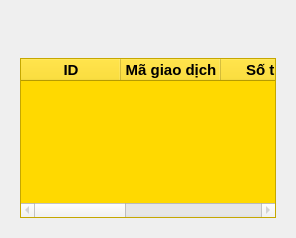
               <widget class="QWidget" name="paymentsPage">
                <layout class="QVBoxLayout" name="verticalLayout_21">
                 <item>
                  <widget class="QWidget" name="paymentContent" native="true">
                   <property name="styleSheet">
                    <string notr="true">border: 1px solid rgba(0, 0, 255, 100);
QLineEdit
{
	background-color: #fff;
	border-radius: 20px;
	border: 1px solid rgba(0, 0, 0, 100);
	padding: 10px;
	padding-left: 17px;
	color: #rgb(0,255,255);
}
QPushButton
{
	border-radius: 20px;
	border: 1px solid rgba(0, 0, 0, 100);
	font: 14pt &quot;Terminal&quot;;
}
QPushButton:hover
{
	background-color: rgb(244, 244, 244);
}</string>
                   </property>
                   <layout class="QVBoxLayout" name="verticalLayout_17" stretch="1,5">
                    <item>
                     <widget class="QWidget" name="paymentBtns" native="true">
                      <property name="font">
                       <font>
                        <pointsize>11</pointsize>
                       </font>
                      </property>
                      <property name="styleSheet">
                       <string notr="true"/>
                      </property>
                      <widget class="QPushButton" name="delPaymentBtn">
                       <property name="geometry">
                        <rect>
                         <x>660</x>
                         <y>20</y>
                         <width>151</width>
                         <height>41</height>
                        </rect>
                       </property>
                       <property name="font">
                        <font>
                         <pointsize>11</pointsize>
                        </font>
                       </property>
                       <property name="styleSheet">
                        <string notr="true">border-radius: 20px;
border: 1px solid rgb(255,255,255);
background-color: rgb(255, 0, 0);</string>
                       </property>
                       <property name="text">
                        <string>Delete</string>
                       </property>
                      </widget>
                     </widget>
                    </item>
                    <item>
                     <widget class="QTableWidget" name="paymentView">
                      <property name="enabled">
                       <bool>false</bool>
                      </property>
                      <property name="font">
                       <font>
                        <family>MS Shell Dlg 2</family>
                        <pointsize>11</pointsize>
                       </font>
                      </property>
                      <property name="styleSheet">
                       <string notr="true">color: rgb(0, 0, 0);
background-color: rgb(255, 217, 0);</string>
                      </property>
                      <column>
                       <property name="text">
                        <string>ID</string>
                       </property>
                       <property name="font">
                        <font>
                         <pointsize>11</pointsize>
                         <weight>75</weight>
                         <bold>true</bold>
                        </font>
                       </property>
                       <property name="textAlignment">
                        <set>AlignCenter</set>
                       </property>
                      </column>
                      <column>
                       <property name="text">
                        <string>Mã giao dịch</string>
                       </property>
                       <property name="font">
                        <font>
                         <pointsize>11</pointsize>
                         <weight>75</weight>
                         <bold>true</bold>
                        </font>
                       </property>
                       <property name="textAlignment">
                        <set>AlignCenter</set>
                       </property>
                      </column>
                      <column>
                       <property name="text">
                        <string>Số tiền</string>
                       </property>
                       <property name="font">
                        <font>
                         <pointsize>11</pointsize>
                         <weight>75</weight>
                         <bold>true</bold>
                        </font>
                       </property>
                       <property name="textAlignment">
                        <set>AlignCenter</set>
                       </property>
                      </column>
                      <column>
                       <property name="text">
                        <string>Phương thức thanh toán</string>
                       </property>
                       <property name="font">
                        <font>
                         <pointsize>11</pointsize>
                         <weight>75</weight>
                         <bold>true</bold>
                        </font>
                       </property>
                       <property name="textAlignment">
                        <set>AlignCenter</set>
                       </property>
                      </column>
                      <column>
                       <property name="text">
                        <string>Mã giao dịch phụ</string>
                       </property>
                       <property name="font">
                        <font>
                         <pointsize>11</pointsize>
                         <weight>75</weight>
                         <bold>true</bold>
                        </font>
                       </property>
                       <property name="textAlignment">
                        <set>AlignCenter</set>
                       </property>
                      </column>
                     </widget>
                    </item>
                   </layout>
                  </widget>
                 </item>
                </layout>
               </widget>
